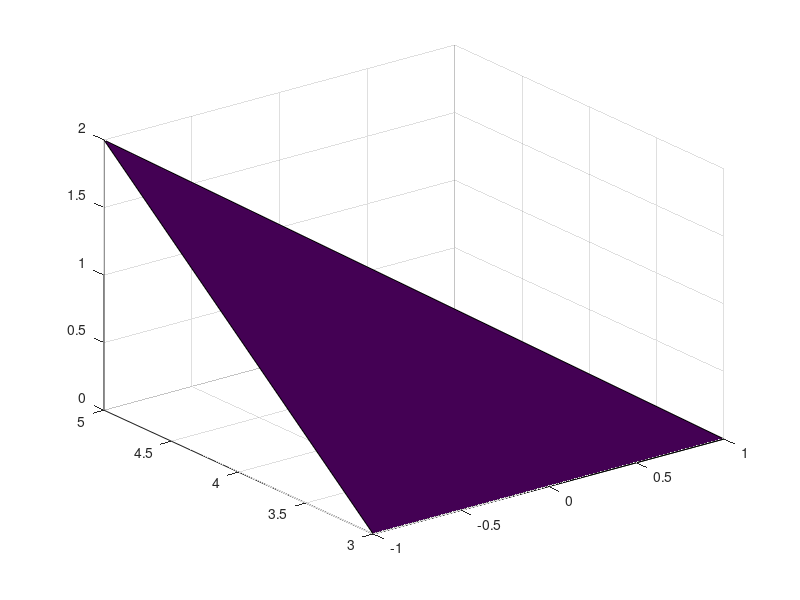

Reproduce this figure in MATLAB.
v = [1 3 0; -1 3 0; 1 5 2; -1 5 2; 1 3 2; -1 3 2]; % Points A, B, E, F, D and C respectively
%To get the faces, consider them as being defined by their vertices. This prism has 5 faces, 2 of them defined by 3 vertices each (ADE and BFC) and the remaining 3 defined by 4 vertices each (ABFE, EFCD and ABCD). You have to choose from these two sets such that all faces have equal number of vertices and they include all of the edges among them. This can now be done by choosing the set of three four-sided faces. When defining these in code, it is important to maintain the order of the vertices or else you would get a very funky looking graph. The first vertex in vector v is point 1, second is point 2 and so on and so forth.
 f = [1 2 4 3; 3 4 6 5; 1 2 6 5]; % For ABFE, EFCD and ABCD respectively
%With these two arrays decided, you just need a few more details.
%1. Your prism is going to have to be transparent or you will not see the edges and general shape / details. For this, we define a patch property called FaceAlpha and set it to 0 for transparent.
%2. In Matlab, the axes for the graph are set to particular directions and we need to modify them to reflect those of your figure. We also modify the limits on the axes for visual clarity. To do this, we call up axes properties and set the limits (XLim, YLim, ZLim) and directions (XDir, YDir) on the axes.
trisurf([1,2,3],[1 -1 -1],[3,3,5],[0,0,2])